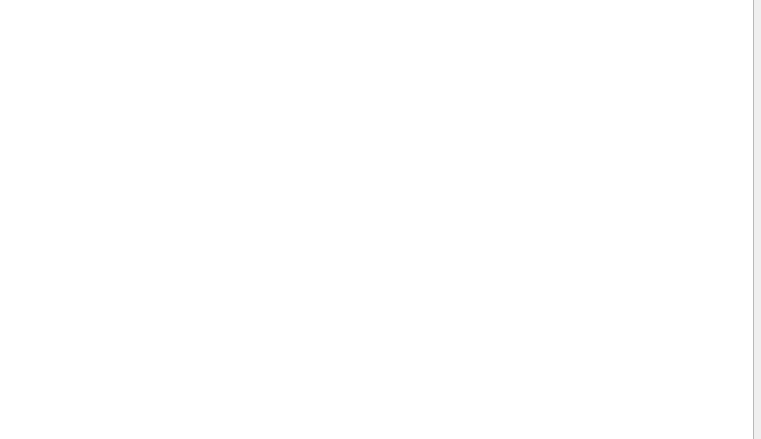
<?xml version="1.0" encoding="UTF-8"?>
<ui version="4.0">
 <class>UserManagement</class>
 <widget class="QDialog" name="UserManagement">
  <property name="geometry">
   <rect>
    <x>0</x>
    <y>0</y>
    <width>761</width>
    <height>439</height>
   </rect>
  </property>
  <property name="windowTitle">
   <string>Dialog</string>
  </property>
  <widget class="QWidget" name="widget" native="true">
   <property name="geometry">
    <rect>
     <x>-1</x>
     <y>-1</y>
     <width>761</width>
     <height>441</height>
    </rect>
   </property>
   <layout class="QGridLayout" name="gridLayout">
    <item row="0" column="0">
     <widget class="QTableView" name="tableView"/>
    </item>
    <item row="0" column="1">
     <widget class="QWidget" name="widget_2" native="true">
      <widget class="QPushButton" name="pushButton">
       <property name="geometry">
        <rect>
         <x>15</x>
         <y>9</y>
         <width>85</width>
         <height>30</height>
        </rect>
       </property>
       <property name="text">
        <string>添加用户</string>
       </property>
      </widget>
      <widget class="QPushButton" name="pushButton_2">
       <property name="geometry">
        <rect>
         <x>15</x>
         <y>45</y>
         <width>85</width>
         <height>30</height>
        </rect>
       </property>
       <property name="text">
        <string>删除用户</string>
       </property>
      </widget>
      <widget class="QPushButton" name="pushButton_3">
       <property name="geometry">
        <rect>
         <x>15</x>
         <y>81</y>
         <width>85</width>
         <height>30</height>
        </rect>
       </property>
       <property name="text">
        <string>修改用户</string>
       </property>
      </widget>
      <widget class="QPushButton" name="pushButton_4">
       <property name="geometry">
        <rect>
         <x>15</x>
         <y>117</y>
         <width>85</width>
         <height>30</height>
        </rect>
       </property>
       <property name="text">
        <string>查询用户</string>
       </property>
      </widget>
     </widget>
    </item>
   </layout>
  </widget>
 </widget>
 <resources/>
 <connections/>
</ui>
